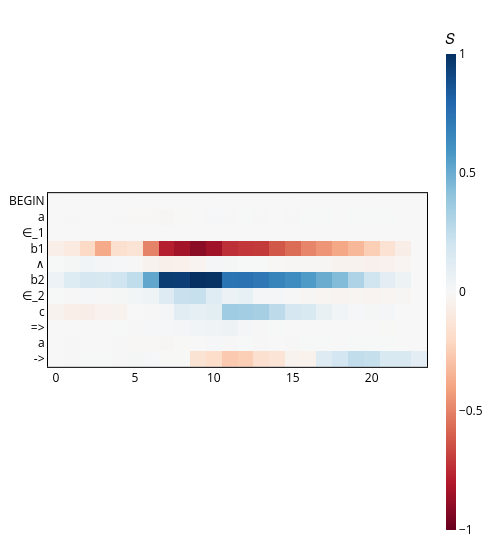

This figure's notebook cell:
### Code cell
# 2) build cumulative spans (sequence axis)
spans = h.build_label_spans(max_len_by_label, labels)

# 3) compress your residual heatmap
#    s_resid_denoising2 is typically [n_layers, seq_len]; function handles both orders
resid_to_plot = h.compress_by_label_spans(s_resid_denoising.T, spans, labels, mode="mean")

# 4) normalize (your helper) and plot (your existing code stays unchanged)
resid_norm = h.normalise_tensor(resid_to_plot)  # torch tensor OK
pu.plot_residual(resid_norm.T, labels, image_dir / s_dataset.type.value / "symbolic_residual.png")

### Figure 1 — Plotly figure (JSON) as saved in the notebook; plotly's stock layout.template omitted (floating-point values rounded to 4 significant figures; data arrays with more than 128 entries replaced by an {"elided": "..."} marker saying what was removed)
{"data": [{"coloraxis": "coloraxis", "hovertemplate": "Layer: %{x}<br>Sequence Position: %{y}<br>color: %{z}<extra></extra>", "name": "0", "type": "heatmap", "xaxis": "x", "yaxis": "y", "z": {"elided": "11x24 float values"}}], "layout": {"coloraxis": {"cmid": 0, "colorbar": {"len": 1, "lenmode": "fraction", "thickness": 10, "thicknessmode": "pixels", "title": {"text": "𝑆"}}, "colorscale": [[0, "rgb(103,0,31)"], [0.1, "rgb(178,24,43)"], [0.2, "rgb(214,96,77)"], [0.3, "rgb(244,165,130)"], [0.4, "rgb(253,219,199)"], [0.5, "rgb(247,247,247)"], [0.6, "rgb(209,229,240)"], [0.7, "rgb(146,197,222)"], [0.8, "rgb(67,147,195)"], [0.9, "rgb(33,102,172)"], [1, "rgb(5,48,97)"]]}, "font": {"color": "black", "size": 12}, "margin": {"b": 20, "l": 10, "r": 10, "t": 20}, "title": {"font": {"size": 14}}, "width": 500, "xaxis": {"anchor": "y", "constrain": "domain", "domain": [0, 1], "linecolor": "black", "linewidth": 1, "mirror": true, "scaleanchor": "y", "showline": true, "ticks": "", "title": {}}, "yaxis": {"anchor": "x", "automargin": true, "autorange": "reversed", "constrain": "domain", "domain": [0, 1], "linecolor": "black", "linewidth": 1, "mirror": true, "showline": true, "tickmode": "array", "ticks": "", "ticktext": ["BEGIN", "a", "∈_1", "b1", "∧", "b2", "∈_2", "c", "=>", "a", "->"], "tickvals": [0, 1, 2, 3, 4, 5, 6, 7, 8, 9, 10], "title": {}, "type": "linear"}}}
